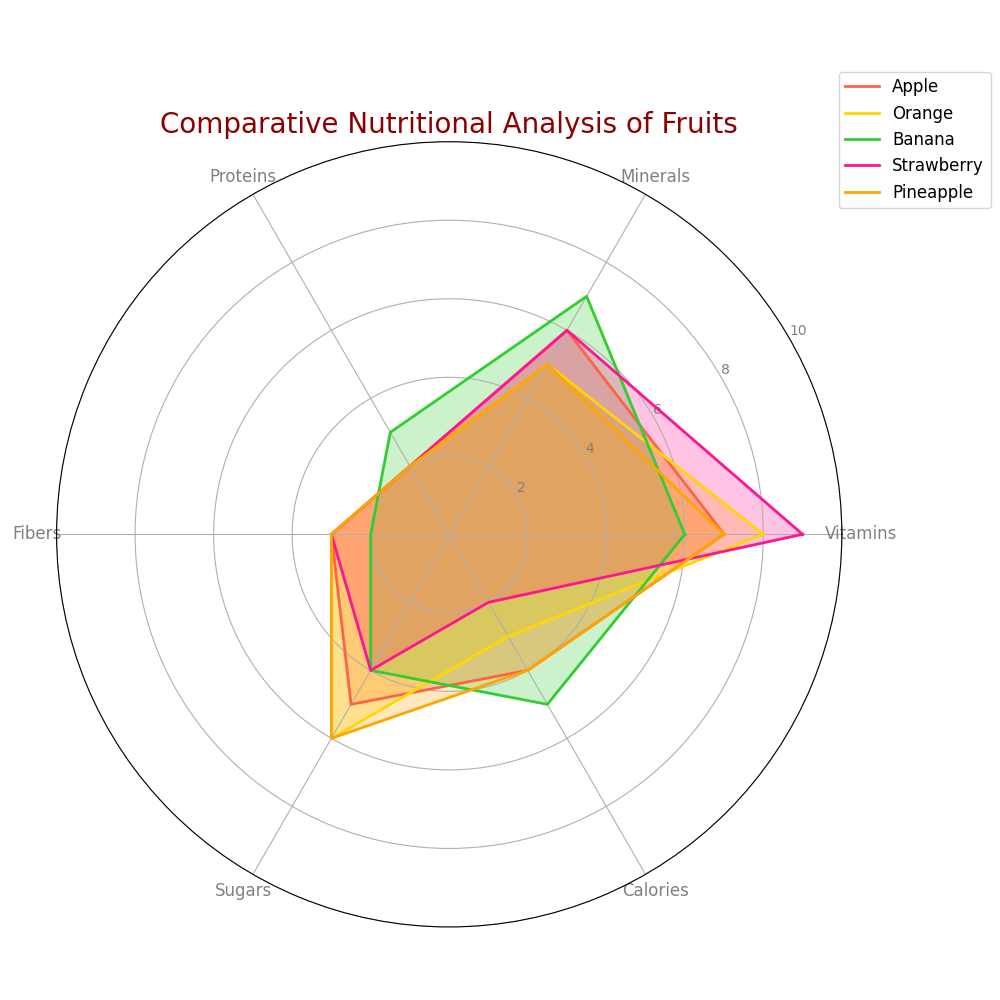

Write Python code to recreate this figure.
import numpy as np
import matplotlib.pyplot as plt
from math import pi

# Backstory
# We are analyzing the attributes of different fruits based on their nutritional value
# The categories considered are Vitamins, Minerals, Proteins, Fibers, Sugars, and Calories

# Define categories
categories = ['Vitamins', 'Minerals', 'Proteins', 'Fibers', 'Sugars', 'Calories']
num_vars = len(categories)

# Nutritional scores for each fruit (max score: 10)
fruit_scores = {
    'Apple': [7, 6, 2, 3, 5, 4],
    'Orange': [8, 5, 2, 3, 6, 3],
    'Banana': [6, 7, 3, 2, 4, 5],
    'Strawberry': [9, 6, 2, 3, 4, 2],
    'Pineapple': [7, 5, 2, 3, 6, 4]
}

# Create a radar chart
fig, ax = plt.subplots(figsize=(10, 10), subplot_kw=dict(polar=True))

# Compute angle for each category
angles = np.linspace(0, 2 * pi, num_vars, endpoint=False).tolist()
angles += angles[:1]  # Complete the loop

# Add data to the plot
colors = ['#FF6347', '#FFD700', '#32CD32', '#FF1493', '#FFA500']
for idx, (fruit, scores) in enumerate(fruit_scores.items()):
    scores += scores[:1]  # Close the loop
    ax.plot(angles, scores, linewidth=2, linestyle='solid', label=fruit, color=colors[idx])
    ax.fill(angles, scores, alpha=0.25, color=colors[idx])

# Add labels and title
plt.xticks(angles[:-1], categories, color='grey', size=12)
ax.set_rlabel_position(30)
plt.yticks([2, 4, 6, 8, 10], ["2", "4", "6", "8", "10"], color="grey", size=10)
plt.ylim(0, 10)

# Add a legend and title
plt.legend(loc='upper right', bbox_to_anchor=(1.2, 1.1), fontsize=12)
plt.title('Comparative Nutritional Analysis of Fruits', size=20, color='darkred', ha='center')

# Automatically adjust layout to prevent overlap
plt.tight_layout()

# Display the plot
plt.show()
